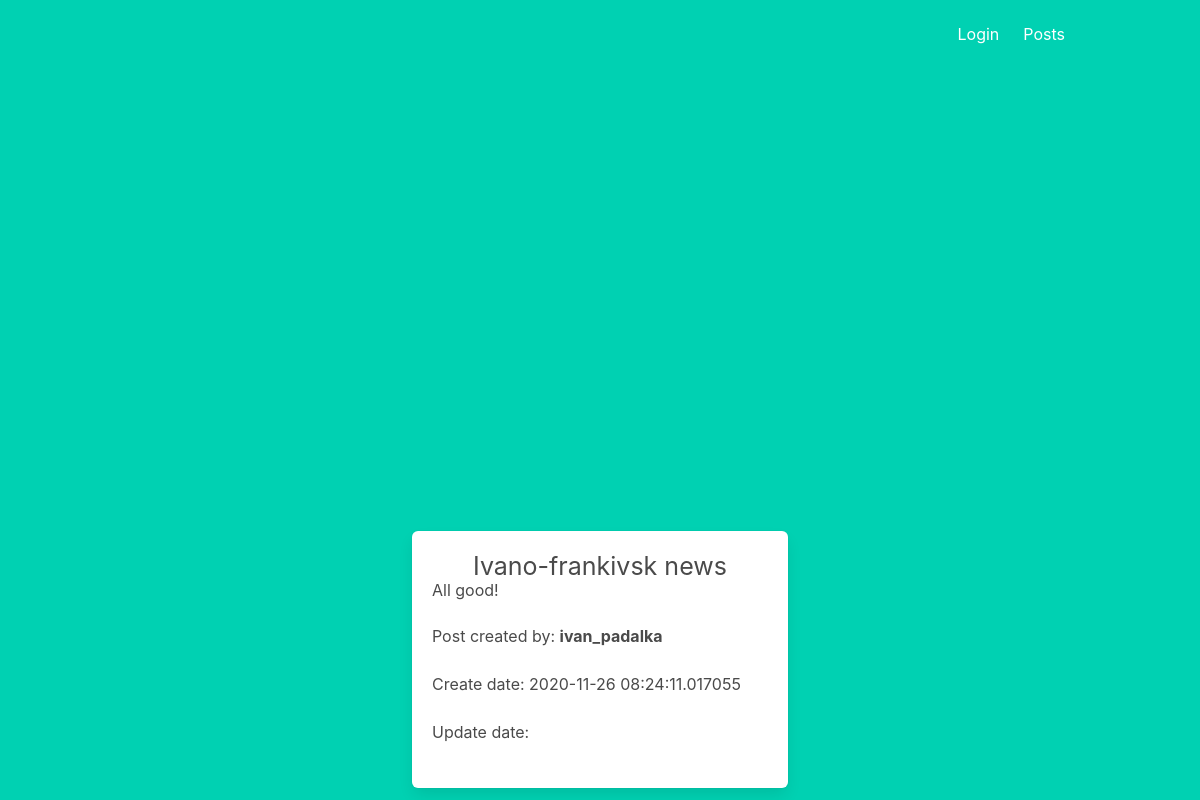
Screenshot of /post/3 with the database file from the repository.
### app/models.py (models this page shows, shortened)
class Post(db.Model):
    id = db.Column(db.Integer, primary_key=True)
    title = db.Column(db.String(100), nullable=False)
    body = db.Column(db.String(140))
    timestamp = db.Column(db.DateTime, index=True, default=datetime.utcnow)
    user_id = db.Column(db.Integer, db.ForeignKey('user.id'))

class User(UserMixin, db.Model):
    id = db.Column(db.Integer, primary_key=True)
    username = db.Column(db.String(64), index=True, unique=True)
    email = db.Column(db.String(120), index=True, unique=True)
    image_file = db.Column(db.String(20), nullable=False, default = 'default.jpg')
    about_me = db.Column(db.String(200), nullable=True)
    last_seen = db.Column(db.DateTime, default=datetime.utcnow)
    password_hash = db.Column(db.String(128))
    posts = db.relationship('Post', backref='author', lazy='dynamic')

### app/views.py (the view)
@app.route('/post/<int:id>')
def post(id):
    post = Post.query.filter_by(id=id).first()
    return render_template('post.html', post=post)

### app/views.py (called while the page is built)
@app.before_request
def before_request():
    if current_user.is_authenticated:
        current_user.last_seen = datetime.utcnow()
        db.session.commit()

### app/templates/post.html (shortened to what this page needs)
{% extends "base.html" %}
{% block content %}
<div class="column is-4 is-offset-4">
<div class="box">
        <div class="text-center">
                <h1 style="font-size: 25px;">{{post.title}}</h1>
                <h5 style="text-align: left;">{{post.body}}</h5><br>
                <inline><p style="text-align: left;">Post created by: <strong>{{ post.author.username }}</strong></p></inline> <br>
                <inline><p style="text-align: left;"> Create date: {{post.timestamp}}</p></inline><br>
                <inline><p style="text-align: left;">Update date: {{post.update_time}}</p></inline><br>
        </div>
</div>
</div>
{% endblock %}

### app/static/styles/style.css (style rules this page uses)
h1 { text-align: center; }

### rows the page displays
Post: title "Ivano-frankivsk news", body "All good!", timestamp "2020-11-26 08:24:11.017055"
User: author.username "ivan_padalka"
